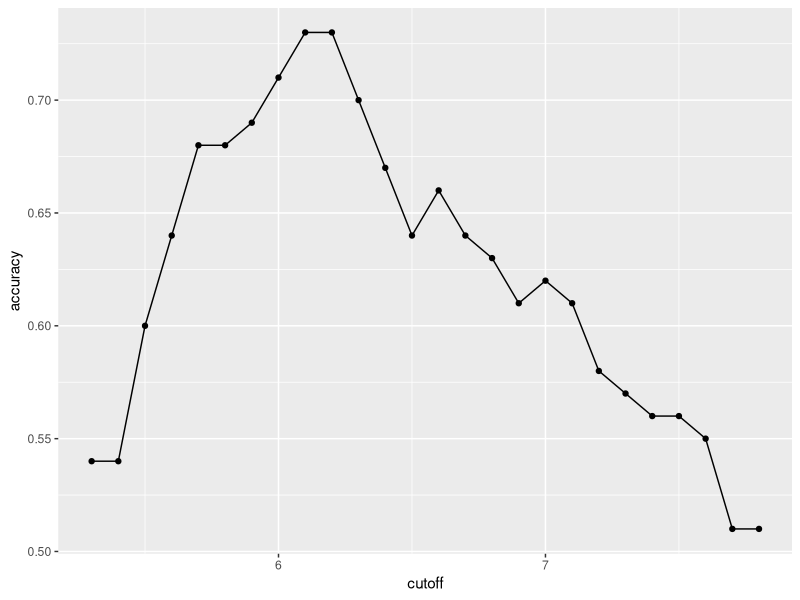
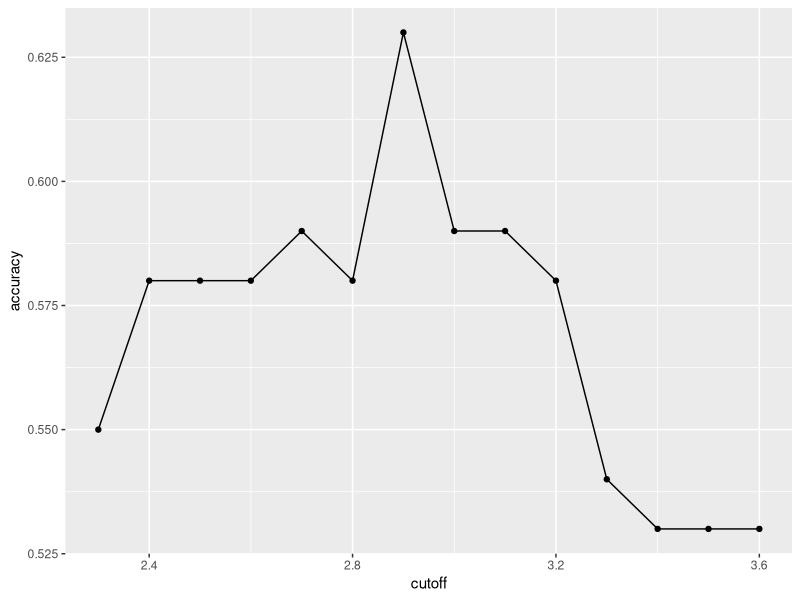
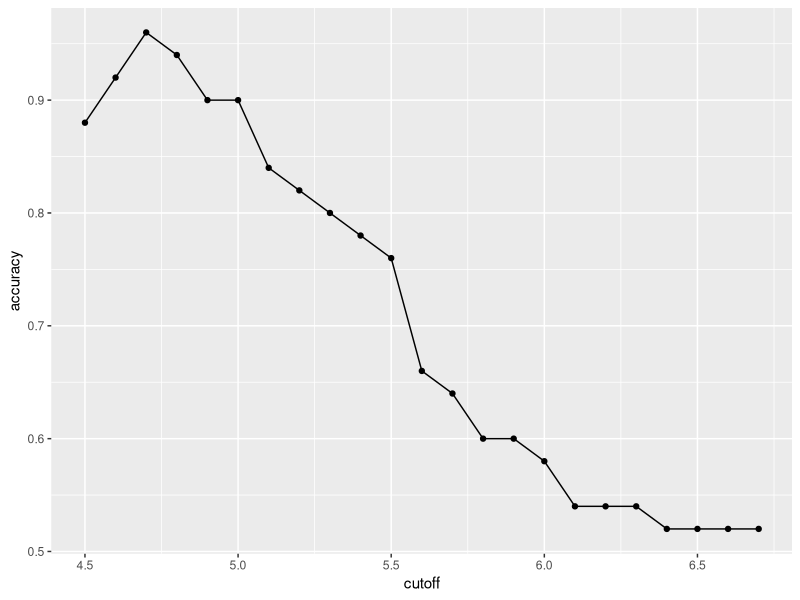
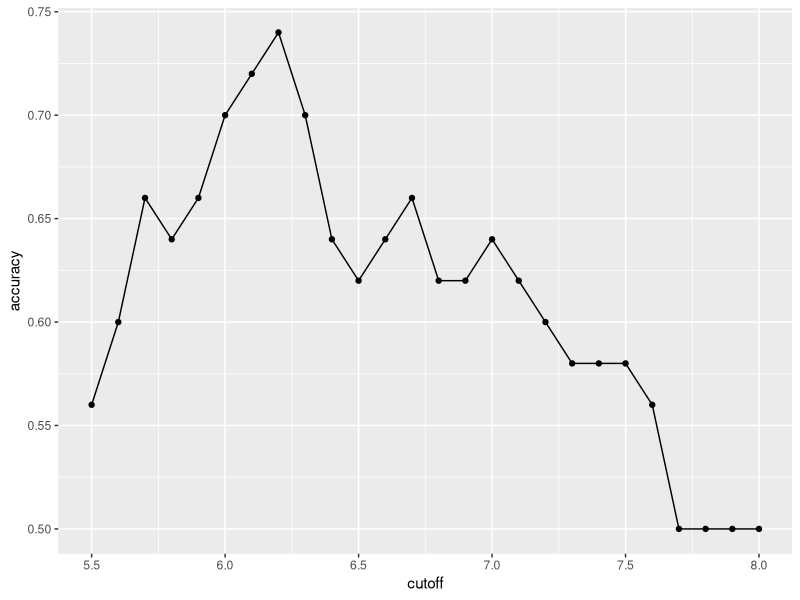
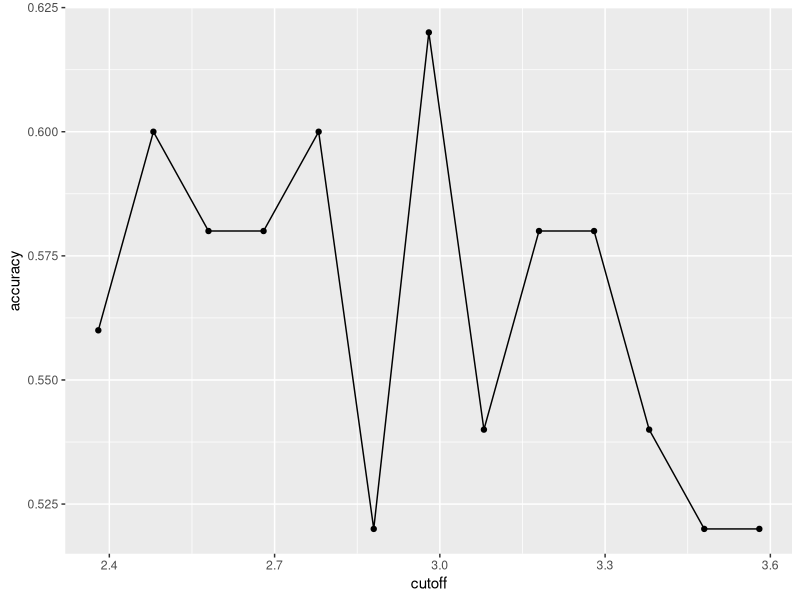
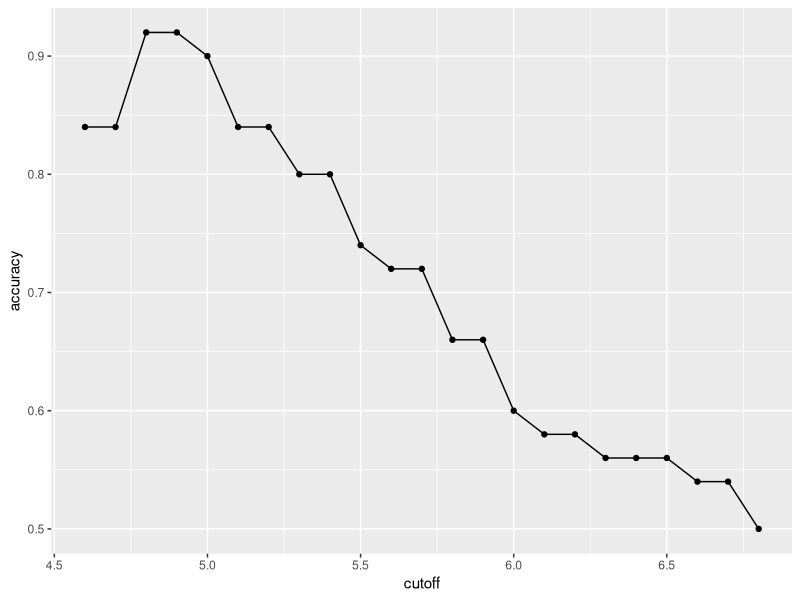
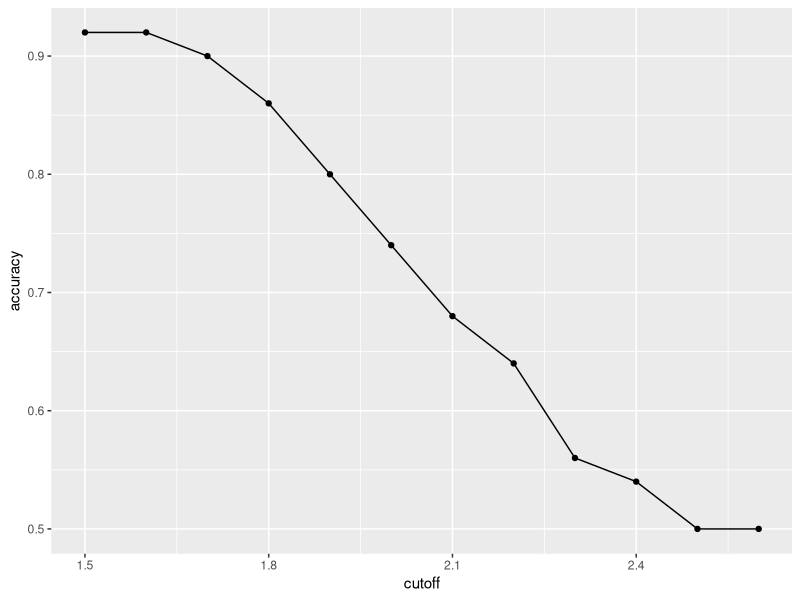
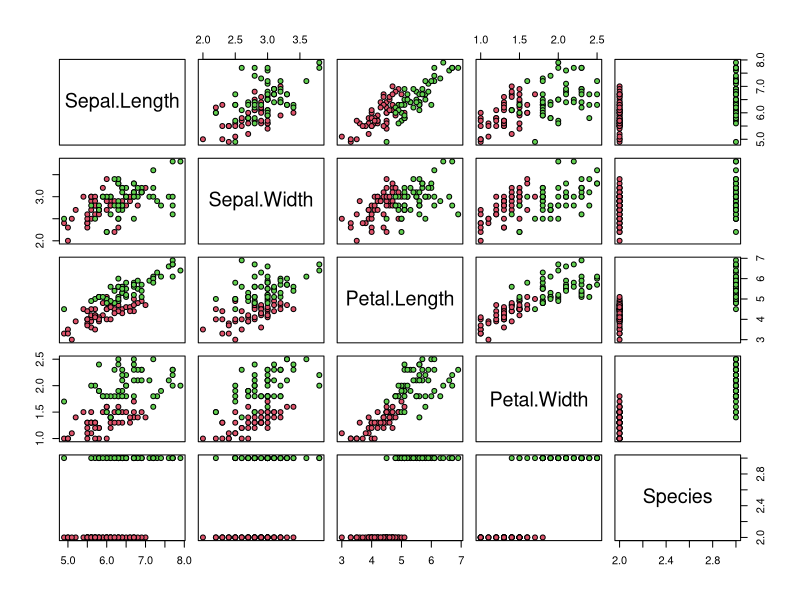

The R script that drew these images, in order:
######################################
# Machine Learning Section 2.1: Feature Cutoffs
# Rachel Weber
# Created: 2 5 2021
# HarvardX PH125.8x
######################################

library(dslabs)
library(tidyverse)
library(lubridate)
library(caret)
data(reported_heights)

dat <- mutate(reported_heights, date_time = ymd_hms(time_stamp)) %>%
  filter(date_time >= make_date(2016, 01, 25) & date_time < make_date(2016, 02, 1)) %>%
  mutate(type = ifelse(day(date_time) == 25 & hour(date_time) == 8 & between(minute(date_time), 15, 30), "inclass","online")) %>%
  select(sex, type)

y <- factor(dat$sex, c("Female", "Male"))
x <- dat$type

# proportion of females in each type
dat %>% 
  group_by(type) %>% 
  summarise(prop = mean(sex == "Female"))
  # females are more prevalent in inclass

# randomly sample from the dataframe
y_hat <- sample(c("Female", "Male"), nrow(dat), replace = TRUE)

# how often is y_hat correct?
mean(y_hat == dat$sex)

# use type to predict sex based on prevalence
y_hat <- ifelse(x == "inclass", "Female", "Male") %>% 
          factor(levels = levels(y))

# accuracy?
mean(y == y_hat)


table(y_hat, y)

confusionMatrix(data = y_hat, reference = y)

##################################################################################
# now using iris
##################################################################################

data(iris)
iris <- iris[-which(iris$Species == 'setosa'),]
y <- iris$Species



set.seed(2)

# create partition
test_index <- createDataPartition(y, times = 1, p = 0.5, list = FALSE)

# create testing and training datasets from partition
test <- iris[test_index,]
train <- iris[-test_index,]

# sepal length
iris %>% 
  group_by(Species) %>% 
  summarize(mean(Sepal.Length), sd(Sepal.Length))

x <- iris$Sepal.Length

cutoff <- seq(5.3, 7.8, by = .1)
accuracy <- map_dbl(cutoff, function(x){
                      y_hat <- ifelse(iris$Sepal.Length > x, "virginica", "versicolor") %>% 
                      factor(levels = levels(iris$Species))
                      mean(y_hat == iris$Species)
                    })

data.frame(cutoff, accuracy) %>% 
  ggplot(aes(cutoff, accuracy)) + 
  geom_point() + 
  geom_line() 
max(accuracy)
  # .73


# sepal width
iris %>% 
  group_by(Species) %>% 
  summarize(mean(Sepal.Width), sd(Sepal.Width))

x <- iris$Sepal.Width

cutoff <- seq(2.3, 3.6, by = .1)
accuracy <- map_dbl(cutoff, function(x){
  y_hat <- ifelse(iris$Sepal.Width > x, "virginica", "versicolor") %>% 
    factor(levels = levels(iris$Species))
  mean(y_hat == iris$Species)
})

data.frame(cutoff, accuracy) %>% 
  ggplot(aes(cutoff, accuracy)) + 
  geom_point() + 
  geom_line() 
max(accuracy)
  # .63

# Petal Length
iris %>% 
  group_by(Species) %>% 
  summarize(mean(Petal.Length), sd(Petal.Length))

x <- iris$Petal.Length

cutoff <- seq(4.5, 6.7, by = .1)
accuracy <- map_dbl(cutoff, function(x){
  y_hat <- ifelse(train$Petal.Length > x, "virginica", "versicolor") %>% 
    factor(levels = levels(train$Species))
  mean(y_hat == train$Species)
})

data.frame(cutoff, accuracy) %>% 
  ggplot(aes(cutoff, accuracy)) + 
  geom_point() + 
  geom_line() 
max(accuracy)
  # .94

best_cutoff <- cutoff[which.max(accuracy)]
best_cutoff

y_hat <- ifelse(test$Petal.Length > best_cutoff, "virginica", "versicolor") %>% 
  factor(levels = levels(test$Species))

mean(y_hat == test$Species)


# sepal length
test %>% 
  group_by(Species) %>% 
  summarize(mean(Sepal.Length), sd(Sepal.Length))

x <- test$Sepal.Length

cutoff <- seq(5.5, 8, by = .1)
accuracy <- map_dbl(cutoff, function(x){
  y_hat <- ifelse(test$Sepal.Length > x, "virginica", "versicolor") %>% 
    factor(levels = levels(test$Species))
  mean(y_hat == test$Species)
})

data.frame(cutoff, accuracy) %>% 
  ggplot(aes(cutoff, accuracy)) + 
  geom_point() + 
  geom_line() 
max(accuracy)
# .78


# sepal width
test %>% 
  group_by(Species) %>% 
  summarize(mean(Sepal.Width), sd(Sepal.Width))

x <- test$Sepal.Width

cutoff <- seq(2.38, 3.62, by = .1)
accuracy <- map_dbl(cutoff, function(x){
  y_hat <- ifelse(test$Sepal.Width > x, "virginica", "versicolor") %>% 
    factor(levels = levels(test$Species))
  mean(y_hat == test$Species)
})

data.frame(cutoff, accuracy) %>% 
  ggplot(aes(cutoff, accuracy)) + 
  geom_point() + 
  geom_line() 
max(accuracy)
# .68

# Petal Length
test %>% 
  group_by(Species) %>% 
  summarize(mean(Petal.Length), sd(Petal.Length))

x <- test$Petal.Length

cutoff <- seq(4.6, 6.8, by = .1)
accuracy <- map_dbl(cutoff, function(x){
  y_hat <- ifelse(test$Petal.Length > x, "virginica", "versicolor") %>% 
    factor(levels = levels(test$Species))
  mean(y_hat == test$Species)
})

data.frame(cutoff, accuracy) %>% 
  ggplot(aes(cutoff, accuracy)) + 
  geom_point() + 
  geom_line() 
max(accuracy)
# .96

# Petal Width
test %>% 
  group_by(Species) %>% 
  summarize(mean(Petal.Width), sd(Petal.Width))

x <- test$Petal.Width

cutoff <- seq(1.5, 2.6, by = .1)
accuracy <- map_dbl(cutoff, function(x){
  y_hat <- ifelse(test$Petal.Width > x, "virginica", "versicolor") %>% 
    factor(levels = levels(test$Species))
  mean(y_hat == test$Species)
})

data.frame(cutoff, accuracy) %>% 
  ggplot(aes(cutoff, accuracy)) + 
  geom_point() + 
  geom_line() 
max(accuracy)
# .92

#######################################################################
# exploratory analysis

plot(iris, pch = 21, bg = iris$Species)


### Combine best cutoffs from Petal Length and Petal Width ####

# Petal Length
train %>% 
  group_by(Species) %>% 
  summarize(mean(Petal.Length), sd(Petal.Length))

x <- train$Petal.Length

cutoff <- seq(4.4, 6.5, by = .1)
accuracy <- map_dbl(cutoff, function(x){
  y_hat <- ifelse(train$Petal.Length > x, "virginica", "versicolor") %>% 
    factor(levels = levels(train$Species))
  mean(y_hat == train$Species)
})

best_cutoff <- cutoff[which.max(accuracy)]
best_cutoff
  # 4.7

# Petal Width
train %>% 
  group_by(Species) %>% 
  summarize(mean(Petal.Width), sd(Petal.Width))

x <- train$Petal.Width

cutoff <- seq(1.5, 2.6, by = .1)
accuracy <- map_dbl(cutoff, function(x){
  y_hat <- ifelse(train$Petal.Width > x, "virginica", "versicolor") %>% 
    factor(levels = levels(train$Species))
  mean(y_hat == train$Species)
})

best_cutoff <- cutoff[which.max(accuracy)]
best_cutoff
  # 1.5


# apply cutoffs to test dataset

y_hat <- ifelse(test$Petal.Length > 4.7 | test$Petal.Width > 1.5, "virginica", "versicolor") %>% 
  factor(levels = levels(test$Species))

# accuracy?
mean(y_hat == test$Species)
